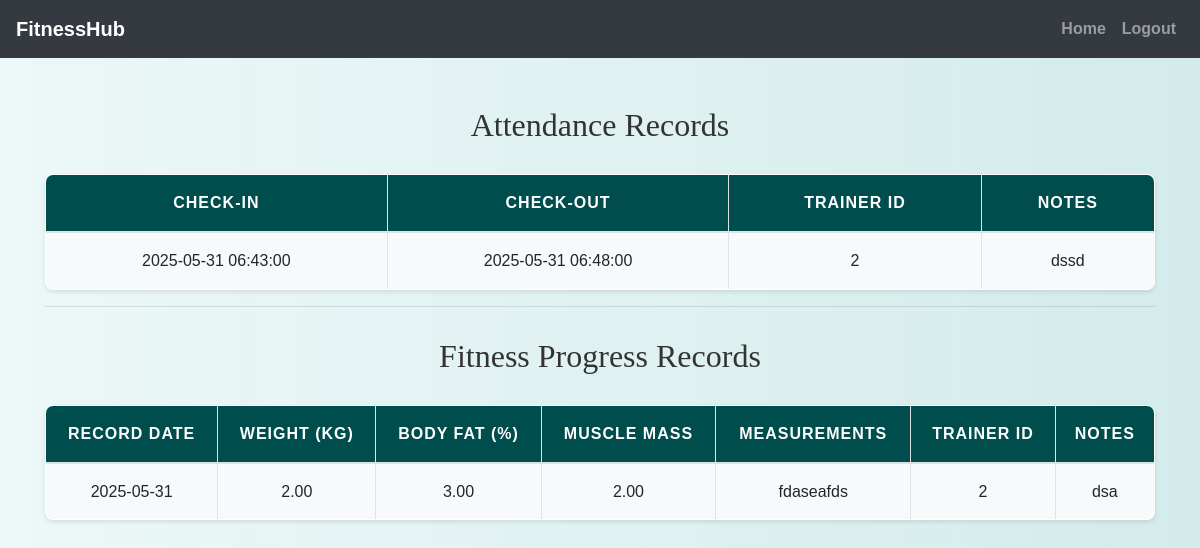
/member/view_progress.php (signed in), run on the app's committed database.
### tables this page shows
CREATE TABLE `attendance` (
  `attendance_id` int(11) NOT NULL,
  `member_id` int(11) NOT NULL,
  `check_in` timestamp NOT NULL DEFAULT current_timestamp(),
  `check_out` timestamp NULL DEFAULT NULL,
  `trainer_id` int(11) DEFAULT NULL,
  `notes` text DEFAULT NULL
);

CREATE TABLE `fitness_progress` (
  `progress_id` int(11) NOT NULL,
  `member_id` int(11) NOT NULL,
  `trainer_id` int(11) NOT NULL,
  `record_date` date NOT NULL,
  `weight` decimal(5,2) DEFAULT NULL,
  `body_fat_percentage` decimal(5,2) DEFAULT NULL,
  `muscle_mass` decimal(5,2) DEFAULT NULL,
  `measurements` text DEFAULT NULL,
  `notes` text DEFAULT NULL
);

### member/view_progress.php (the view, shortened to what this page needs)
<?php
include('../config.php');
$member_id = $_SESSION['member_id'];
$attendance_sql = "SELECT attendance_id, check_in, check_out, trainer_id, notes FROM attendance WHERE member_id = ? ORDER BY check_in DESC";
$stmt = mysqli_prepare($conn, $attendance_sql);
mysqli_stmt_bind_param($stmt, "i", $member_id);
mysqli_stmt_execute($stmt);
$attendance_result = mysqli_stmt_get_result($stmt);
$attendance_records = mysqli_fetch_all($attendance_result, MYSQLI_ASSOC);
$fitness_sql = "SELECT progress_id, trainer_id, record_date, weight, body_fat_percentage, muscle_mass, measurements, notes FROM fitness_progress WHERE member_id = ? ORDER BY record_date DESC";
$stmt2 = mysqli_prepare($conn, $fitness_sql);
mysqli_stmt_bind_param($stmt2, "i", $member_id);
mysqli_stmt_execute($stmt2);
$fitness_result = mysqli_stmt_get_result($stmt2);
$fitness_records = mysqli_fetch_all($fitness_result, MYSQLI_ASSOC);
?>
<!DOCTYPE html>
<html>
<head>
    <link rel="stylesheet" href="https://maxcdn.bootstrapcdn.com/bootstrap/4.5.2/css/bootstrap.min.css">
    <link rel="stylesheet" href="../css/style.css">
</head>
<body>
<?php include('navbar.php'); ?>
<div class="container mt-5">
    <h2>Attendance Records</h2>
    <?php if (empty($attendance_records)): ?>
        <p>No attendance records found.</p>
    <?php else: ?>
        <table class="table table-bordered table-striped">
            <thead>
                <tr>
                    <th>Check-in</th>
                    <th>Check-out</th>
                    <th>Trainer ID</th>
                    <th>Notes</th>
                </tr>
            </thead>
            <tbody>
                <?php foreach ($attendance_records as $att): ?>
                    <tr>
                        <td><?= htmlspecialchars($att['check_in']) ?></td>
                        <td><?= htmlspecialchars($att['check_out']) ?: 'N/A' ?></td>
                        <td><?= htmlspecialchars($att['trainer_id']) ?></td>
                        <td><?= nl2br(htmlspecialchars($att['notes'])) ?></td>
                    </tr>
                <?php endforeach; ?>
            </tbody>
        </table>
    <?php endif; ?>
    <hr>
    <h2>Fitness Progress Records</h2>
    <?php if (empty($fitness_records)): ?>
        <p>No fitness progress records found.</p>
    <?php else: ?>
        <table class="table table-bordered table-striped">
            <thead>
                <tr>
                    <th>Record Date</th>
                    <th>Weight (kg)</th>
                    <th>Body Fat (%)</th>
                    <th>Muscle Mass</th>
                    <th>Measurements</th>
                    <th>Trainer ID</th>
                    <th>Notes</th>
                </tr>
            </thead>
            <tbody>
                <?php foreach ($fitness_records as $fp): ?>
                    <tr>
                        <td><?= htmlspecialchars($fp['record_date']) ?></td>
                        <td><?= htmlspecialchars($fp['weight']) ?></td>
                        <td><?= htmlspecialchars($fp['body_fat_percentage']) ?></td>
                        <td><?= htmlspecialchars($fp['muscle_mass']) ?></td>
                        <td><?= nl2br(htmlspecialchars($fp['measurements'])) ?></td>
                        <td><?= htmlspecialchars($fp['trainer_id']) ?></td>
                        <td><?= nl2br(htmlspecialchars($fp['notes'])) ?></td>
                    </tr>
                <?php endforeach; ?>
            </tbody>
        </table>
    <?php endif; ?>
</div>
</body>
</html>

### css/style.css (style rules this page uses)
body { background: linear-gradient(90deg, rgba(233, 246, 246, 0.831), rgba(207, 233, 233, 0.9)); font-family: 'Arial', sans-serif; color: #333; line-height: 1.6; }
h1, h2, h3, h4 { text-align: center; margin-top: 30px; margin-bottom: 30px; font-family: 'Georgia', serif; }
.container { margin-bottom: 40px; }
.table { width: 100%; border-collapse: collapse; margin-top: 20px; font-size: 16px; background-color: #ffffff; border-radius: 8px; overflow: hidden; box-shadow: 0 2px 4px rgba(0, 0, 0, 0.1); }
.table th, .table td { padding: 15px; border: 1px solid #dee2e6; text-align: center; }
.table thead th { background-color: #004d4d; color: white; font-weight: bold; text-transform: uppercase; letter-spacing: 1px; }
.table tbody tr:nth-child(odd) { background-color: #f8f9fa; }

### data on the page
attendance: check_in "2025-05-31 06:43:00", check_out "2025-05-31 06:48:00", trainer "2", notes "dssd"
fitness_progress: record_date "2025-05-31", weight "2.00", body_fat_percentage "3.00", muscle_mass "2.00", measurements "fdaseafds", trainer "2", notes "dsa"
